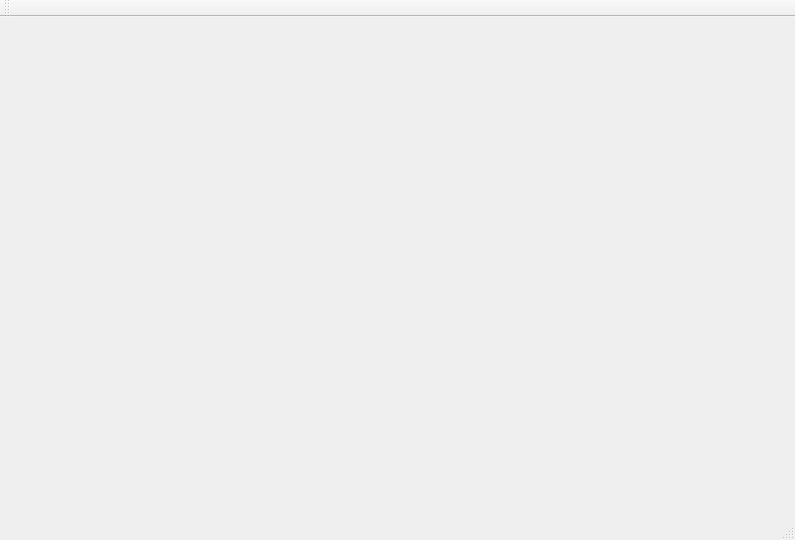
<?xml version="1.0" encoding="UTF-8"?>
<ui version="4.0">
 <class>MainWindow</class>
 <widget class="QMainWindow" name="MainWindow">
  <property name="geometry">
   <rect>
    <x>0</x>
    <y>0</y>
    <width>795</width>
    <height>540</height>
   </rect>
  </property>
  <property name="windowTitle">
   <string>MainWindow</string>
  </property>
  <widget class="QWidget" name="centralWidget"/>
  <widget class="QMenuBar" name="menuBar">
   <property name="geometry">
    <rect>
     <x>0</x>
     <y>0</y>
     <width>795</width>
     <height>30</height>
    </rect>
   </property>
  </widget>
  <widget class="QToolBar" name="mainToolBar">
   <attribute name="toolBarArea">
    <enum>TopToolBarArea</enum>
   </attribute>
   <attribute name="toolBarBreak">
    <bool>false</bool>
   </attribute>
  </widget>
  <widget class="QStatusBar" name="statusBar"/>
 </widget>
 <layoutdefault spacing="6" margin="11"/>
 <resources/>
 <connections/>
</ui>
